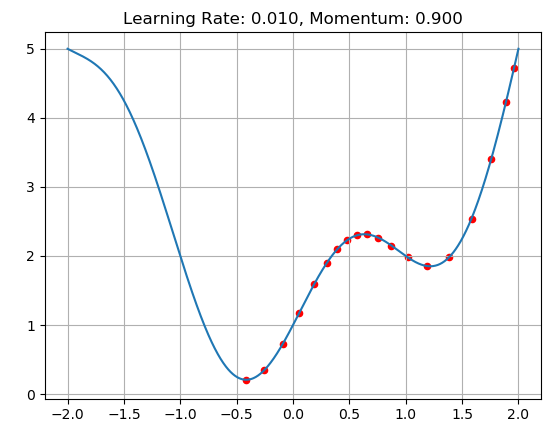

This figure's Python source:
import numpy as np
import matplotlib.pyplot as plt
import numpy as np

x = np.linspace(-2, 2, 1000, endpoint=True)
#seconds
simulation_speed = 0.4

def function(x):
    return x**2 + np.sin(np.pi * x) + 1

def derivative(x):
    return 2 * x + np.pi * np.cos(np.pi * x)

y = function(x)
learning_rate = 0.01
momentum = 0.9
print("Click on plot to set starting x point")
#select inital point
fig, ax = plt.subplots()
line, = ax.plot(x,y)
plt.title("Learning Rate: %.3f, Momentum: %.3f" % (learning_rate, momentum))
plt.grid()
plt.pause(simulation_speed)

#x_point = x[np.random.randint(len(x))]
points = fig.ginput(show_clicks = True)
x_point = points[0][0]
y_point = function(x_point)
print("Start: ", x_point, y_point)

ax.scatter(x_point, y_point, s=20, c='r')
plt.pause(simulation_speed)
older_x_point = x_point
old_x = x_point
y_point_old = 0

for i in range(50):
    #update point
    older_x_point = old_x
    y_point_old = y_point
    old_x = x_point
    x_point = x_point - learning_rate * derivative(x_point)
    x_point = x_point + momentum * (old_x - older_x_point)
    y_point = function(x_point)
    print("Epoch %d:"%(i), x_point, y_point)
    ax.scatter(x_point, y_point, s=20, c='r')
    plt.pause(simulation_speed)
    if(i > 15 and (abs(y_point-y_point_old) < 0.001) or y_point < 0.23):
        break

print("Iteration Stopped")

plt.show()
